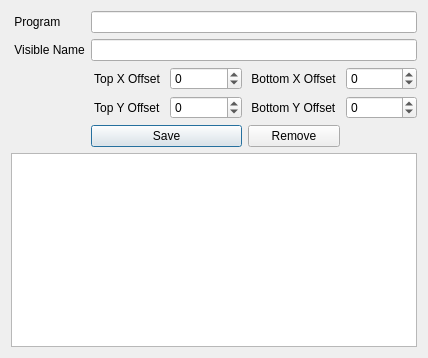
<?xml version="1.0" encoding="UTF-8"?>
<ui version="4.0">
 <class>quirksDialog</class>
 <widget class="QDialog" name="quirksDialog">
  <property name="geometry">
   <rect>
    <x>0</x>
    <y>0</y>
    <width>428</width>
    <height>358</height>
   </rect>
  </property>
  <property name="windowTitle">
   <string>Quirks</string>
  </property>
  <layout class="QGridLayout" name="gridLayout_2">
   <item row="0" column="0">
    <layout class="QGridLayout" name="gridLayout">
     <item row="2" column="2">
      <widget class="QSpinBox" name="xoffset">
       <property name="minimum">
        <number>-400</number>
       </property>
       <property name="maximum">
        <number>400</number>
       </property>
      </widget>
     </item>
     <item row="3" column="2">
      <widget class="QSpinBox" name="yoffset">
       <property name="minimum">
        <number>-400</number>
       </property>
       <property name="maximum">
        <number>400</number>
       </property>
      </widget>
     </item>
     <item row="3" column="4">
      <widget class="QSpinBox" name="bottomYOffset">
       <property name="minimum">
        <number>-400</number>
       </property>
       <property name="maximum">
        <number>400</number>
       </property>
      </widget>
     </item>
     <item row="0" column="1" colspan="4">
      <widget class="QLineEdit" name="programLineEdit"/>
     </item>
     <item row="1" column="0">
      <widget class="QLabel" name="label_2">
       <property name="text">
        <string> Visible Name</string>
       </property>
      </widget>
     </item>
     <item row="0" column="0">
      <widget class="QLabel" name="label">
       <property name="text">
        <string> Program</string>
       </property>
      </widget>
     </item>
     <item row="2" column="3">
      <widget class="QLabel" name="label_3">
       <property name="text">
        <string> Bottom X Offset </string>
       </property>
      </widget>
     </item>
     <item row="3" column="1">
      <widget class="QLabel" name="label_5">
       <property name="text">
        <string> Top Y Offset </string>
       </property>
      </widget>
     </item>
     <item row="2" column="1">
      <widget class="QLabel" name="label_4">
       <property name="text">
        <string> Top X Offset </string>
       </property>
      </widget>
     </item>
     <item row="2" column="4">
      <widget class="QSpinBox" name="bottomXOffset">
       <property name="minimum">
        <number>-400</number>
       </property>
       <property name="maximum">
        <number>400</number>
       </property>
      </widget>
     </item>
     <item row="3" column="3">
      <widget class="QLabel" name="label_6">
       <property name="text">
        <string> Bottom Y Offset </string>
       </property>
      </widget>
     </item>
     <item row="1" column="1" colspan="4">
      <widget class="QLineEdit" name="vnameLineEdit"/>
     </item>
     <item row="5" column="0" colspan="5">
      <widget class="QTableView" name="quirksTableView"/>
     </item>
     <item row="4" column="1" colspan="2">
      <widget class="QPushButton" name="saveBtn">
       <property name="text">
        <string>Save</string>
       </property>
      </widget>
     </item>
     <item row="4" column="3">
      <widget class="QPushButton" name="removeBtn">
       <property name="text">
        <string>Remove</string>
       </property>
      </widget>
     </item>
    </layout>
   </item>
  </layout>
 </widget>
 <resources/>
 <connections/>
</ui>
